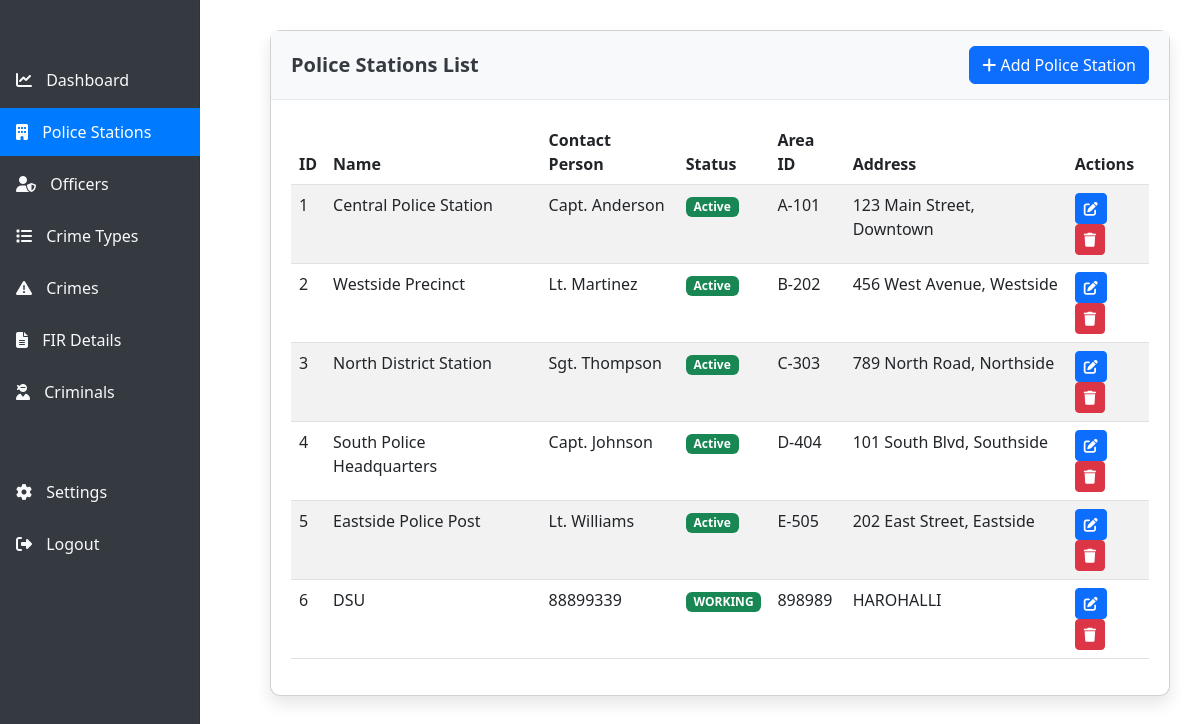
Page /police-stations/ (signed in) on the committed database.
### crime_management/models.py (models this page shows, shortened)
class PoliceStation(models.Model):
    station_id = models.AutoField(primary_key=True)
    name = models.CharField(max_length=100)
    contact_person = models.CharField(max_length=100, null=True, blank=True)
    status = models.CharField(max_length=50, null=True, blank=True)
    area_id = models.CharField(max_length=50, null=True, blank=True)
    address = models.CharField(max_length=255, null=True, blank=True)

### crime_management/views.py (the view)
# urls.py: path('police-stations/', views.police_stations, name='police_stations'),
@login_required
def police_stations(request):
    stations = PoliceStation.objects.all()
    return render(request, 'police_stations.html', {'stations': stations})

### crime_management/templates/police_stations.html (shortened to what this page needs)
{% extends 'base.html' %}
{% block content %}
<div class="card">
    <div class="card-header d-flex justify-content-between align-items-center">
        <h5>Police Stations List</h5>
        <a href="{% url 'add_police_station' %}" class="btn btn-primary">
            <i class="fas fa-plus"></i> Add Police Station
        </a>
    </div>
    <div class="card-body">
        <div class="table-responsive">
            <table class="table table-striped data-table">
                <thead>
                    <tr>
                        <th>ID</th>
                        <th>Name</th>
                        <th>Contact Person</th>
                        <th>Status</th>
                        <th>Area ID</th>
                        <th>Address</th>
                        <th>Actions</th>
                    </tr>
                </thead>
                <tbody>
                    {% for station in stations %}
                    <tr>
                        <td>{{ station.station_id }}</td>
                        <td>{{ station.name }}</td>
                        <td>{{ station.contact_person|default:"-" }}</td>
                        <td>
                            {% if station.status %}
                                <span class="badge bg-success">{{ station.status }}</span>
                            {% else %}
                                <span class="badge bg-secondary">Not set</span>
                            {% endif %}
                        </td>
                        <td>{{ station.area_id|default:"-" }}</td>
                        <td>{{ station.address|default:"-" }}</td>
                        <td>
                            <div class="action-buttons">
                                <a href="{% url 'edit_police_station' station.station_id %}" class="btn btn-sm btn-primary" data-bs-toggle="tooltip" title="Edit">
                                    <i class="fas fa-edit"></i>
                                </a>
                                <a href="{% url 'delete_police_station' station.station_id %}" class="btn btn-sm btn-danger delete-btn" data-bs-toggle="tooltip" title="Delete">
                                    <i class="fas fa-trash"></i>
                                </a>
                            </div>
                        </td>
                    </tr>
                    {% empty %}
                    <tr>
                        <td colspan="7" class="text-center">No police stations found</td>
                    </tr>
                    {% endfor %}
                </tbody>
            </table>
        </div>
    </div>
</div>
{% endblock %}

### crime_management/templates/base.html (style rules this page uses)
.card { border-radius: 10px; box-shadow: 0 0.5rem 1rem rgba(0, 0, 0, 0.1); margin-bottom: 30px; }
.card-header { background-color: #f8f9fa; border-bottom: 1px solid #e9ecef; padding: 15px 20px; border-radius: 10px 10px 0 0; }
.card-header h5 { margin-bottom: 0; color: #343a40; font-weight: 600; }
.card-body { padding: 20px; }

### rows in the picture
PoliceStation: station_id "1", name "Central Police Station", contact_person "Capt. Anderson", status "Active", area_id "A-101", address "123 Main Street, Downtown"
PoliceStation: station_id "2", name "Westside Precinct", contact_person "Lt. Martinez", status "Active", area_id "B-202", address "456 West Avenue, Westside"
PoliceStation: station_id "3", name "North District Station", contact_person "Sgt. Thompson", status "Active", area_id "C-303", address "789 North Road, Northside"
PoliceStation: station_id "4", name "South Police Headquarters", contact_person "Capt. Johnson", status "Active", area_id "D-404", address "101 South Blvd, Southside"
PoliceStation: station_id "5", name "Eastside Police Post", contact_person "Lt. Williams", status "Active", area_id "E-505", address "202 East Street, Eastside"
PoliceStation: station_id "6", name "DSU", contact_person "88899339", status "WORKING", area_id "898989", address "HAROHALLI"
